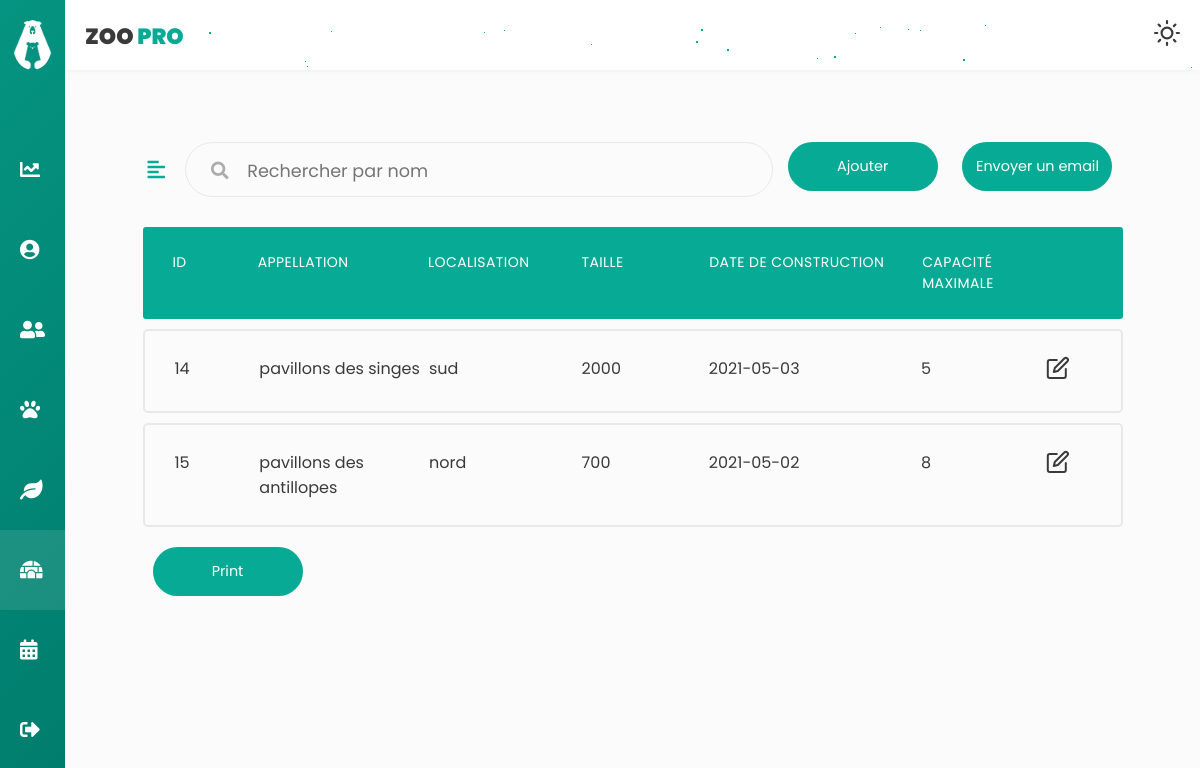
/enclos/afficherList (signed in), run on an earlier commit of the app's database.
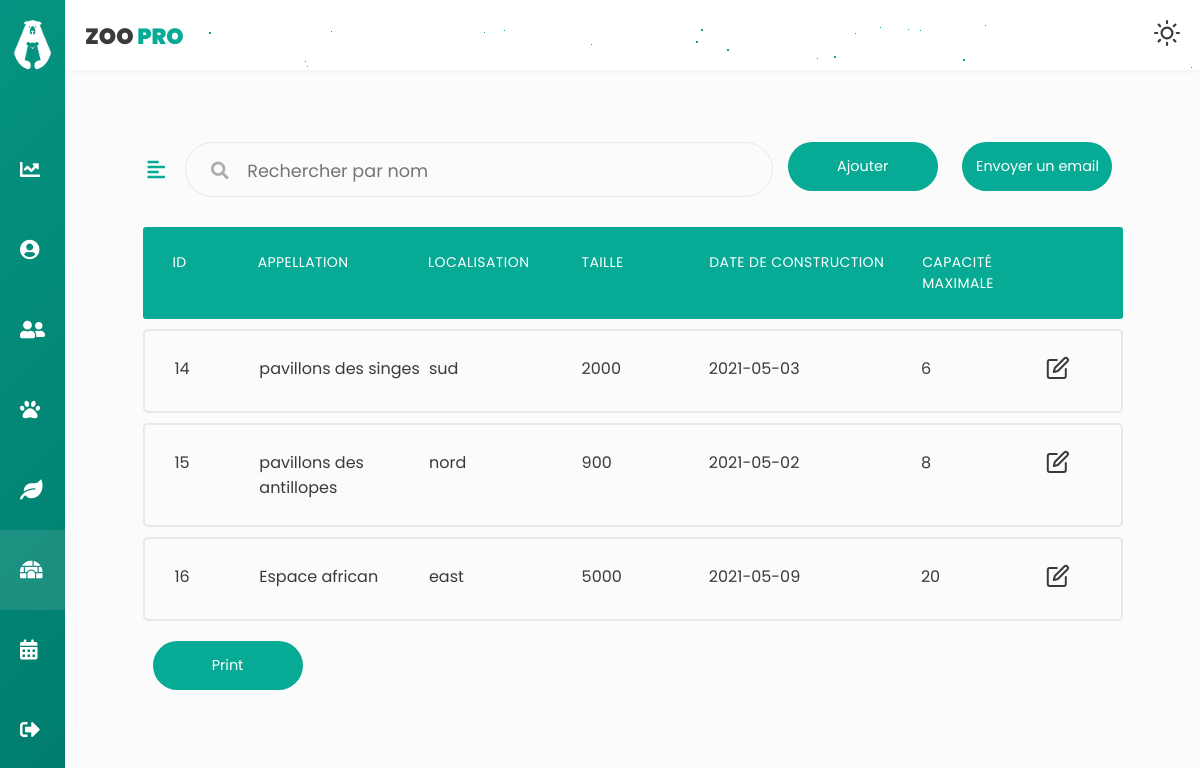
And on a later commit of the database.
### tables this page shows
CREATE TABLE `enclos` (
  `id` int(11) NOT NULL,
  `appellation` varchar(250) NOT NULL,
  `localisation` varchar(250) NOT NULL,
  `taille` float NOT NULL,
  `dateConstruction` date NOT NULL,
  `capaciteMaximale` float NOT NULL,
  `typeEnclos` varchar(250) NOT NULL,
  `photo` varchar(250) NOT NULL,
  `updated_by` int(11) DEFAULT NULL
);

### app/libraries/Core.php (called while the page is built, shortened)
<?php
  class Core {
    protected $currentMethod = 'index';
    public function __construct(){
      $url = $this->getUrl();
      if(isset($url[0])){
      if(file_exists('../app/controllers/' . ucwords($url[0]). '.php')){
        unset($url[0]);
      }
    }
      $this->currentController = new $this->currentController;
      if(isset($url[1])){
        if(method_exists($this->currentController, $url[1])){
          $this->currentMethod = $url[1];
          unset($url[1]);
        }
      }
      $this->params = $url ? array_values($url) : [];
      call_user_func_array([$this->currentController, $this->currentMethod], $this->params);
    }
    public function getUrl(){
      if(isset($_GET['url'])){
        $url = rtrim($_GET['url'], '/');
        $url = filter_var($url, FILTER_SANITIZE_URL);
        $url = explode('/', $url);
        return $url;
      }
    }
  }

### app/require.php (called while the page is built, shortened)
<?php
    require_once 'libraries/Core.php';
    require_once 'libraries/Controller.php';
    require_once 'libraries/Database.php';
    $init = new Core();

### public/index.php (called while the page is built)
<?php
    require_once '../app/require.php';

### app/libraries/Database.php (called while the page is built, shortened)
<?php
    class Database {
        private $dbHost = DB_HOST;
        private $dbUser = DB_USER;
        private $dbPass = DB_PASS;
        private $dbName = DB_NAME;
        private $statement;
        private $dbHandler;
        public function __construct() {
            $conn = 'mysql:host=' . $this->dbHost . ';dbname=' . $this->dbName;
            $options = array(
                PDO::ATTR_PERSISTENT => true,
                PDO::ATTR_ERRMODE => PDO::ERRMODE_EXCEPTION
            );
            try {
                $this->dbHandler = new PDO($conn, $this->dbUser, $this->dbPass, $options);
            } catch (PDOException $e) {
                $this->error = $e->getMessage();
                echo $this->error;
            }
        }
        public function query($sql) {
            $this->statement = $this->dbHandler->prepare($sql);
        }
        public function execute() {
            return $this->statement->execute();
        }
        public function resultSet() {
            $this->execute();
            return $this->statement->fetchAll();
        }
    }

### app/models/Enclo.php (called while the page is built, shortened)
<?php
class Enclo
{
    private $db;
    public function __construct()
    {
        $this->db = new Database;
    }
     public function getCapaciteSup()
    {
        $this->db->query('SELECT count(*) FROM `enclos` WHERE capaciteMaximale >= 7');
        return $this->db->resultSet();
    }
    public function getCapaciteInf()
    {
        $this->db->query('SELECT count(*) FROM `enclos` WHERE capaciteMaximale < 7');
        return $this->db->resultSet();
    }
    public function afficher(){
        $this->db->query('SELECT * FROM enclos');
        return $this->db->resultSet();
    }
    public function listeTypeID()
    {
        $this->db->query('SELECT id FROM `typeenclos`');
        return $this->db->resultSet();
    }
}

### app/controllers/Enclos.php (the view, shortened to what this page needs)
<?php
class Enclos extends Controller
{
    public function __construct()
    {
        $this->encloModel = $this->model('Enclo');
    }
    public function afficherList($error = '')
    {
        $tab = $this->encloModel->afficher();
        $data = [
            'tab' => '',
            'typeEnclos'=> '',
            'errorAdd' => '',
            'sup' => '',
            'inf' => ''
        ];
        $sup = $this->encloModel->getCapaciteSup();
        $data['sup'] = $sup[0][0];
        $inf = $this->encloModel->getCapaciteInf();
        $data['inf'] = $inf[0][0];
        foreach ($tab as $key => $value) {
            $data['tab'] .= ' <li class="table-row">
                    <div class="col col-1" data-label="ID">' . $value[0] . '</div>
                    <div class="col col-2" data-label="Appellation">' . $value[1] . '</div>
                    <div class="col col-3" data-label="Localisation">' . $value[2] . '</div>
                    <div class="col col-4" data-label="Taille">' . $value[3] . '</div>
                    <div class="col col-5" data-label="Date de construction">' . $value[4] . '</div>
                    <div class="col col-6" data-label="Capacite maximale">' . $value[5] . '</div>
                    <div class="col col-7">
                        <div class="col-buttons">
                            <button class="tab-btn"><i data-feather="edit"></i></button>
                        </div>
                    </div>
                </li>';
        }
        $typeEnclos = $this->encloModel->listeTypeID();
        foreach ($typeEnclos as $key => $value)
        {
            $data['typeEnclos'] .= '<option value="'.$value[0].'">'.$value[0].'</option>';
        }
        $this->view('enclos', $data);
    }
}

### app/libraries/Controller.php (shortened to what this page needs)
<?php
    class Controller {
        public function model($model) {
            return new $model();
        }
        public function view($view, $data = []) {
            if (file_exists('../app/views/' . $view . '.php')) {
                require_once '../app/views/' . $view . '.php';
            } else {
                die("View does not exists.");
            }
        }
    }

### app/views/enclos.php (shortened to what this page needs)
<!DOCTYPE html>
<html lang="en">
<head>
    <link rel="stylesheet" href="https://cdnjs.cloudflare.com/ajax/libs/font-awesome/5.12.0-2/css/all.min.css" />
    <link rel="stylesheet" href="<?php echo URLROOT ?>/public/css/style.css" />
    <link rel="stylesheet" href="<?php echo URLROOT ?>/public/css/enclos.css" />
</head>
<body>
    <div class="wrapper collapse">
        <header>
            <div id="stars2"></div>
            <div id="stars3"></div>
            <div class="left_area">
                <h3>Zoo <span>Pro</span></h3>
            </div>
            <div class="right_area">
                <a href="#" id="themeButton">
                </a>
            </div>
        </header>
        <div class="sidebar">
            <div class="sidebar-menu">
                 <li class="logo">
                    <img src="<?php echo URLROOT ?>/public/img/logo.png" alt="logo" />
                </li>
                <li class="item">
                    <a href="<?php echo URLROOT ?>/pages/dashboard" class="menu-btn">
                        <i class="fas fa-chart-line"></i><span> Dashboard</span>
                    </a>
                </li>
                <li class="item">
                    <a href="<?php echo URLROOT ?>/pages/usersV" class="menu-btn">
                        <i class="fas fa-user-circle"></i><span> Profile</span>
                    </a>
                </li>
                <li class="item">
                    <a href="<?php echo URLROOT ?>/pages/employes" class="menu-btn">
                        <i class="fas fa-user-friends"></i><span>Employés</span>
                    </a>
                </li>
                <li class="item " id="profile">
                    <a href="#" class="menu-btn profilebtn">
                        <i class="fas fa-paw"></i><span> Animaux<i class="fas fa-chevron-down drop-down"></i></span>
                    </a>
                </li>
                <li class="item" id="messages">
                    <a href="#" class="menu-btn">
                        <i class="fas fa-leaf"></i><span>Végetation<i class="fas fa-chevron-down drop-down"></i></span>
                    </a>
                </li>
                <li class="item active" id="settings">
                    <a href="#" class="menu-btn">
                        <i class="fas fa-igloo"></i><span>Enclos<i class="fas fa-chevron-down drop-down"></i></span>
                    </a>
                </li>
                <li class="item" id="event">
                    <a href="#" class="menu-btn">
                        <i class="fas fa-calendar-alt"></i><span> Evénements<i class="fas fa-chevron-down drop-down"></i></span>
                    </a>
                </li>
                <li class="item">
                    <a href="<?php echo URLROOT; ?>/users/logout" class="menu-btn">
                        <i class="fas fa-sign-out-alt"></i><span> Logout</span>
                    </a>
                </li>
            </div>
        </div>
        <div class="main-container">
            <div class="container">
                <div style="display: flex;justify-content: space-between;">
                    <button class="triButton"><i class="fas fa-align-left"></i>
                    </button>
                    <div class="input-field" style="position: relative;width:60%;">
                        <i class="fas fa-search"></i>
                        <input style="overflow: hidden;" id="rechercher" type="text" placeholder="Rechercher par nom" name="Rechercher" />
                    </div>
                    <button class="btn" id="ajouterEnc">Ajouter</button>
                    <button class="btn" id="sendemail">Envoyer un email</button>
                </div>
               <ul class="responsive-table">
                    <li class="table-header">
                        <div class="col col-1">ID</div>
                        <div class="col col-2">Appellation</div>
                        <div class="col col-3">Localisation</div>
                        <div class="col col-4">Taille</div>
                        <div class="col col-5">Date de construction</div>
                        <div class="col col-6">Capacité maximale</div>
                        <div class="col col-7">
                        </div>
                    </li>
                    <?php if (isset($data['tab'])) {
                        echo $data['tab'];
                    } ?>
                </ul>
                <div>
                    <button onClick="window.print()" class="btn">Print</button>
                </div>
            </div>
        </div>
    </div>
</body>

### public/css/enclos.css (style rules this page uses)
.container { max-width: 1000px; margin: 0 auto; padding: 0 10px; margin-top: 3%; }
.col-buttons { display: flex; justify-content: flex-end; align-items: center; -webkit-transform: translate(-50%, 0); transform: translate(-50%, 0); }
.responsive-table li { border-radius: 3px; padding: 25px 30px; display: flex; justify-content: space-between; margin-bottom: 10px; color: var(--tc); }
.responsive-table .table-header { color: white; background-color: var(--accent); font-size: 14px; text-transform: uppercase; letter-spacing: 0.03em; margin-top: 2%; }
.responsive-table .table-row { background-color: transparent; border-radius: 5px; border: solid 2px #e8e8e9; }
.responsive-table .col-1 { flex-basis: 10%; }
.responsive-table .col-2 { flex-basis: 20%; }
.responsive-table .col-3 { flex-basis: 18%; }
.responsive-table .col-4 { flex-basis: 15%; }
.responsive-table .col-5 { flex-basis: 25%; }
.responsive-table .col-6 { flex-basis: 15%; }
.responsive-table .col-7 { flex-basis: 5%; }
.tab-btn { cursor: pointer; background: transparent; color: var(--tc); border: 0; outline: none; }
.btn { width: 150px; background-color: var(--accent); border: none; outline: none; height: 49px; border-radius: 49px; color: #fff; margin: 10px 10px; font-weight: 400; font-size: 0.9rem; cursor: pointer; transition: 0.5s; }
.triButton { border: 0; background-color: transparent; color: var(--accent); font-size: 20px; font-weight: 600; cursor: pointer; display: -webkit-box; display: -ms-flexbox; display: flex; -webkit-box-pack: center; -ms-flex-pack: center; justify-content: center; -webkit-box-align: center; -ms-flex-align: center; align-items: center; padding: 5px; }
.triButton i { margin-right: 10px; }

What changed in the data, as far as the page shows it:
changed enclos "pavillons des singes": capaciteMaximale "5" → "6"
changed enclos "pavillons des antillopes": taille "700" → "900"
added enclos: id "16", appellation "Espace african", localisation "east", taille "5000", dateConstruction "2021-05-09", capaciteMaximale "20"
